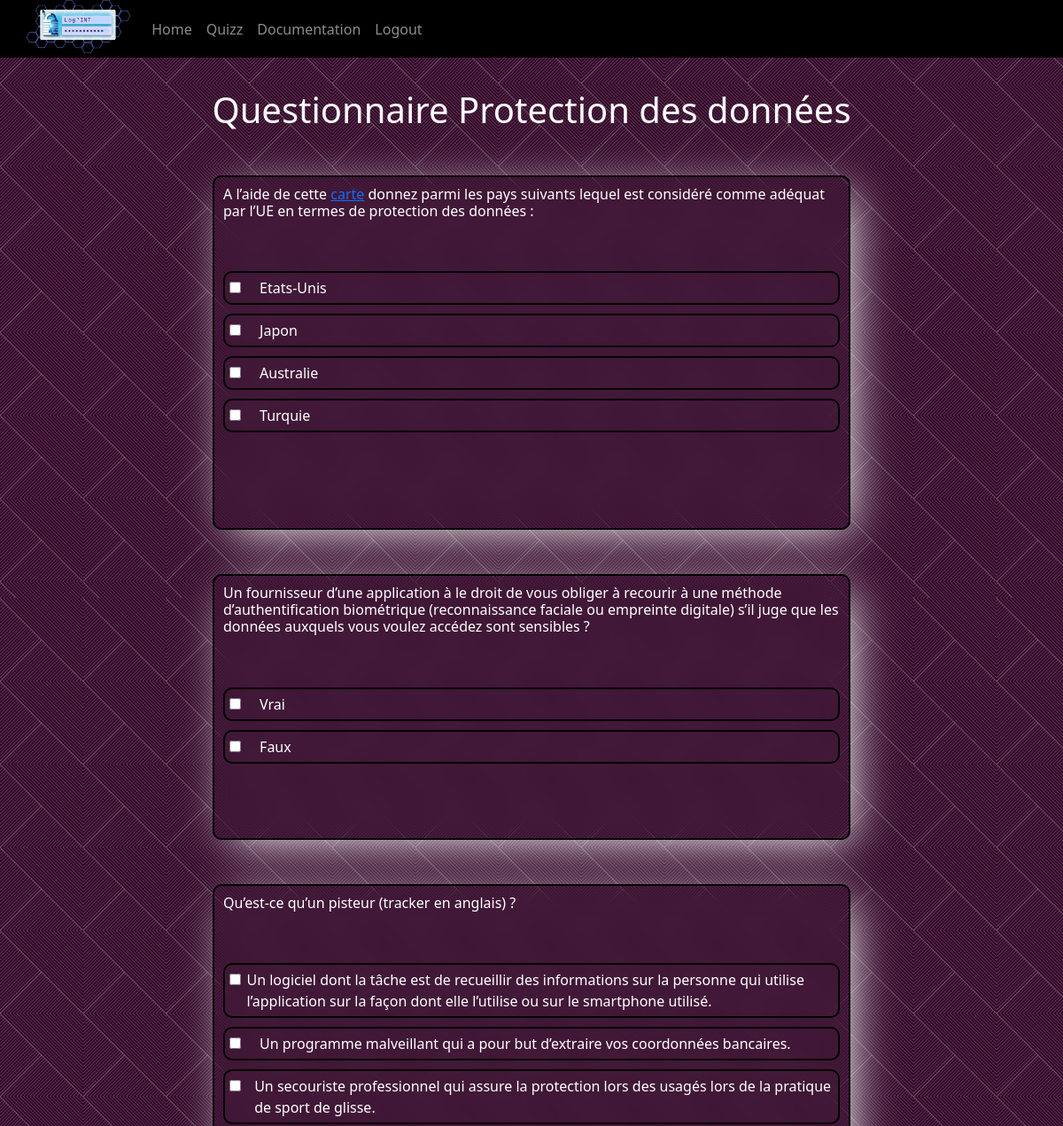
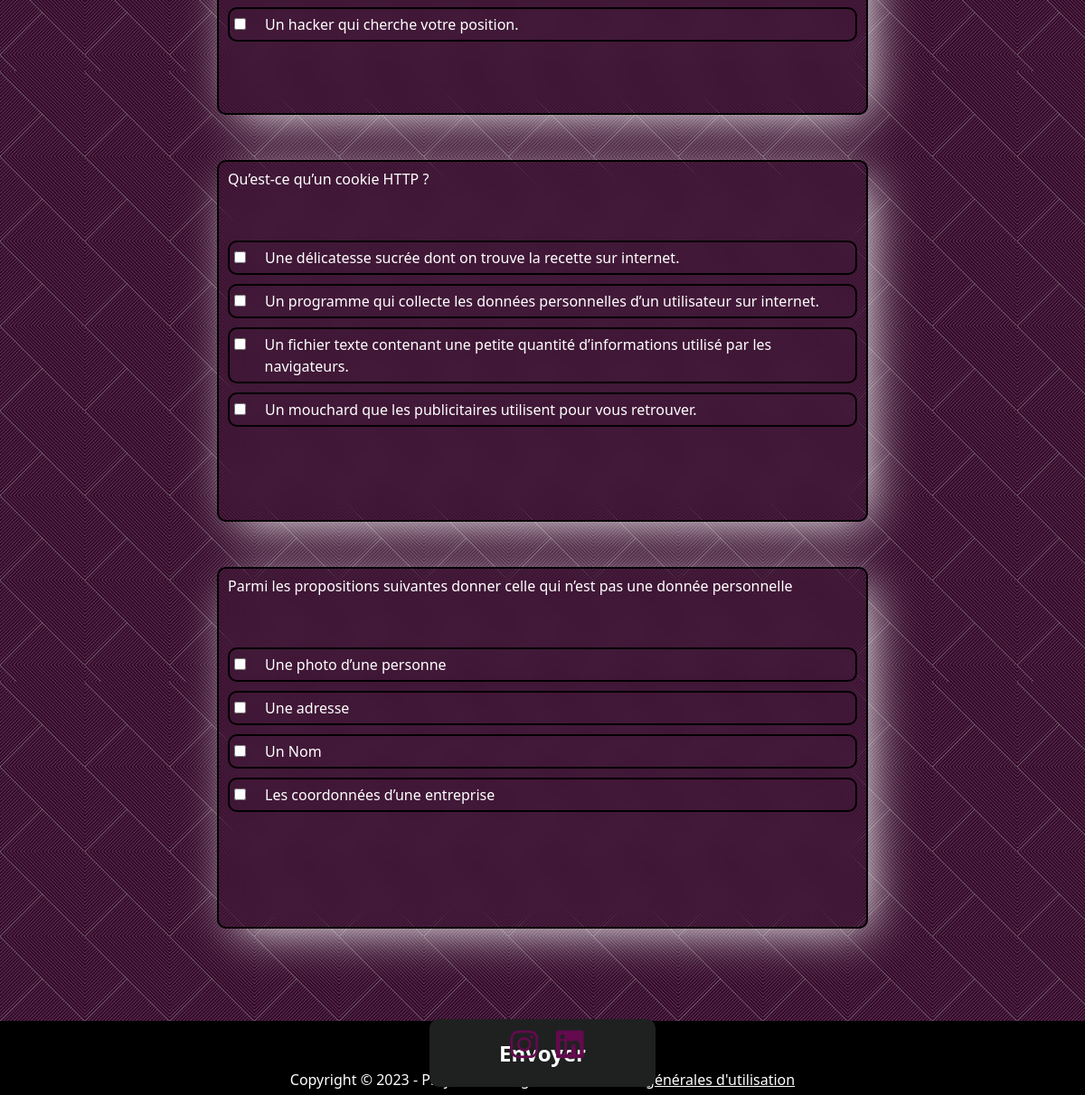
Page /pddquizz/ on the committed database (2 pictures, top to bottom).
### questionnaire/models.py (models this page shows)
class ProtecDesDonneesLv1(models.Model):
    numero = models.CharField(max_length=255)
    enonce = models.CharField(max_length=255)
    reponse1 = models.CharField(max_length=255)
    reponse2 = models.CharField(max_length=255)
    reponse3 = models.CharField(max_length=255)
    reponce4 = models.CharField(max_length=255)
    reponseVrai = models.CharField(max_length=255)
    reponse = models.CharField(max_length=255)
    explication = models.CharField(max_length=1000, default="")
    qcm = models.BooleanField(default=False)

### questionnaire/views.py (the view, shortened to what this page needs)
# urls.py: path("pddquizz/", pddquizz, name='pddquizz'),
def pddquizz(request):
    questions = ProtecDesDonneesLv1.objects.all()
    context = {
        'questions':questions
    }
    return render(request, "questionnaire/pddquizz.html", context)

### questionnaire/templates/questionnaire/pddquizz.html (shortened to what this page needs)
{% load static %}
<!DOCTYPE html>
<html lang="en">
<head>
    <link rel="stylesheet" href="{% static 'css/pddquizz.css' %}">
    <link href="https://cdn.jsdelivr.net/npm/bootstrap@5.3.0-alpha1/dist/css/bootstrap.min.css" rel="stylesheet">
</head>
<body>
    {% include 'GATE_website/quizznavbar.html' %}
    <section id="main">
        <div class="above">
            <h1 id="title">Questionnaire Protection des données</h1>
            <form method="POST" action="">
                {% for question in questions %}
                    {% if question.reponse1 == "null" %}
                        <div class="cadre_court">
                            <h3>{{ question.enonce | safe }}</h3>
                            <div class="reponse">
                            <input id="submitrep" type="text" name="{{question.numero}}" placeholder="Répondre" required="">
                            </div>
                        </div>
                    {% elif question.qcm == True and question.reponse3 == 'null' %}
                        <div class="cadre_qcm_court">
                            <h3>{{ question.enonce | safe }}</h3>
                            <div class="reponse1_qcm">
                                <div class="input">
                                    <input type="checkbox" id="Vrai" name="qcm1" value="{{question.numero}}.1" re>
                                </div>
                                <label for="qcmchoice1">{{question.reponse1}}</label>
                            </div>
                            <div class="reponse1_qcm">
                                <div class="input">
                                    <input type="checkbox" id="Faux" name="qcm1" value="{{question.numero}}.2">
                                </div>
                                <label for="qcmchoice2">{{question.reponse2}}</label>
                            </div>
                        </div>
                    {% elif question.qcm == True %}
                        <div class="cadre_qcm">
                            <h3>{{ question.enonce | safe }}</h3>
                            <div class="reponse1_qcm">
                                <div class="input">
                                    <input type="checkbox" id="Vrai" name="qcm1" value="{{question.numero}}.1">
                                </div>
                                <label for="qcmchoice1">{{question.reponse1}}</label>
                            </div>
                            <div class="reponse1_qcm">
                                <div class="input">
                                    <input type="checkbox" id="Vrai" name="qcm1" value="{{question.numero}}.2">
                                </div>
                                <label for="qcmchoice2">{{question.reponse2}}</label>
                            </div>
                            <div class="reponse1_qcm">
                                <div class="input">
                                    <input type="checkbox" id="Faux" name="qcm1" value="{{question.numero}}.3">
                                </div>
                                <label for="qcmchoice3">{{question.reponse3}}</label>
                            </div>
                            <div class="reponse1_qcm">
                                <div class="input">
                                    <input type="checkbox" id="Faux" name="qcm1" value="{{question.numero}}.4">
                                </div>
                                <label for="qcmchoice4">{{question.reponce4}}</label>
                            </div>
                        </div>
                    {% endif %}
                {% endfor %}
             <input id="submit" type="submit" value="Envoyer" class="btn btn-secondary ml-1">
            </form>
        </div>
    </section>
    <footer>
        <div class="parentIcon">
            <a href="https://www.instagram.com/log_int_2023/" target="_blank" rel="noopener noreferrer"><i class="fa-brands fa-instagram"></i></a>
            <a href="https://www.linkedin.com/company/log-int2023/" target="_blank" rel="noopener noreferrer"><i class="fa-brands fa-linkedin"></i></a>
        </div>
        <div class="copy">
            <p>Copyright © 2023 - Projet GATE Log'INT - <a href="../cgu/" target="_blank" rel="noopener noreferrer">Conditions générales d'utilisation</a>
            </p>
        </div>
    </footer>
</body>
</html>

### questionnaire/static/css/pddquizz.css (style rules this page uses)
* { margin: 0; padding: 0; outline: 0; border: 0; border-spacing: 0; box-sizing: border-box; }
#main { height: 300vh; position: relative; background-image: url('../img/diagonal-striped-brick-1920x1080.png'); background-size: contain; color: white; }
.above { z-index: -99; display: flex; flex-direction: column; }
.above #title { transform: translateY(100px); margin:0 auto; }
form { position: relative; display: flex; flex-direction: column; }
.cadre_qcm { min-width: 300px; -webkit-backdrop-filter: blur(15px); backdrop-filter: blur(15px); box-shadow: 10px 10px 50px -10px white; border-radius: 10px; padding: 10px; border: 2px solid black; position: relative; width: 60%; height: 400px; margin: 0 auto; margin-bottom: 50px; transform: translateY(150px); color: white; }
.cadre_qcm_court { min-width: 300px; -webkit-backdrop-filter: blur(15px); backdrop-filter: blur(15px); box-shadow: 10px 10px 50px -10px white; border-radius: 10px; padding: 10px; border: 2px solid black; position: relative; width: 60%; height: 300px; margin: 0 auto; margin-bottom: 50px; transform: translateY(150px); color: white; }
.cadre h3, .cadre_court h3, .cadre_qcm h3, .cadre_qcm_court h3 { font-size: 1rem; }
.reponse1_qcm { display: flex; flex-direction: row; padding: 5px; margin: 0 auto; transform: translateY(50px); border-radius: 10px; border:2px solid black; margin-bottom: 10px; }
.input { width: 5%; }
#submit { text-align: center; width: 250px; height: 75px; border-radius: 10px; border: none; background-color: #1f2121; color: white; font-weight: bold; font-size: 1.5em; cursor: pointer; outline: none; margin: 0 auto; transition: 0.2s; transform: translateY(200px); }
.parentIcon { display: flex; height:auto; align-items: center; justify-content: center; flex-direction: row; text-align: center; width: 100%; background-color: black; }
.parentIcon a { text-align: center; transform: translateX(5px); padding: 0 10px 0px 10px; color: #640a4e; font-size: 35px; transition: all .4s; }
.copy { display: flex; height: auto; background-color: black; color: white; align-items: center; justify-content: center; flex-direction: column; text-align: center; }
.copy p { margin-bottom: 0; padding-bottom: 5px; }
.copy a { color: white; }

### rows in the picture
ProtecDesDonneesLv1: enonce "A l’aide de cette carte donnez parmi les pays suivants lequel est considéré comme adéquat par l’UE en termes de protection des données :", reponse1 "Etats-Unis", reponse2 "Japon", reponse3 "Australie", reponce4 "Turquie"
ProtecDesDonneesLv1: enonce "Un fournisseur d’une application à le droit de vous obliger à recourir à une méthode d’authentification biométrique (reconnaissance faciale ou empreinte digitale) s’il juge que les données auxquels vous voulez accédez sont sensibles ?", reponse1 "Vrai", reponse2 "Faux"
ProtecDesDonneesLv1: enonce "Qu’est-ce qu’un pisteur (tracker en anglais) ?", reponse1 "Un logiciel dont la tâche est de recueillir des informations sur la personne qui utilise l’application sur la façon dont elle l’utilise ou sur le smartphone utilisé.", reponse2 "Un programme malveillant qui a pour but d’extraire vos coordonnées bancaires.", reponse3 "Un secouriste professionnel qui assure la protection lors des usagés lors de la pratique de sport de glisse.", reponce4 "Un hacker qui cherche votre position."
ProtecDesDonneesLv1: enonce "Qu’est-ce qu’un cookie HTTP ?", reponse1 "Une délicatesse sucrée dont on trouve la recette sur internet.", reponse2 "Un programme qui collecte les données personnelles d’un utilisateur sur internet.", reponse3 "Un fichier texte contenant une petite quantité d’informations utilisé par les navigateurs.", reponce4 "Un mouchard que les publicitaires utilisent pour vous retrouver."
ProtecDesDonneesLv1: enonce "Parmi les propositions suivantes donner celle qui n’est pas une donnée personnelle", reponse1 "Une photo d’une personne", reponse2 "Une adresse", reponse3 "Un Nom", reponce4 "Les coordonnées d’une entreprise"
